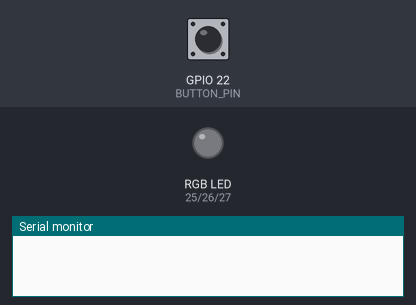
This sketch was run on a simulated ESP32. Parts: an RGB LED mixed from three pins (HIGH = lit), the last lines printed to the serial monitor. Dashed ring = blinking. Inputs (shaded band) come from the test bench; at power-on: GPIO 22 (BUTTON_PIN) HIGH. Dim RGB values are drawn brighter than linear.

Above: at 1.2 s.
1.3 s: GPIO 22 (BUTTON_PIN) pulled LOW for 0.15 s
At 2.1 s:
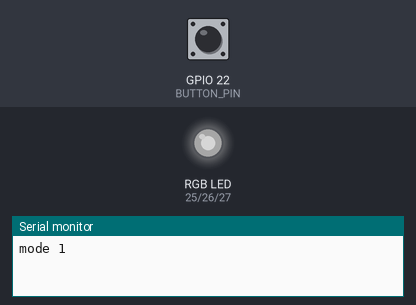
2.9 s: GPIO 22 (BUTTON_PIN) pulled LOW for 1 s
At 3.4 s:
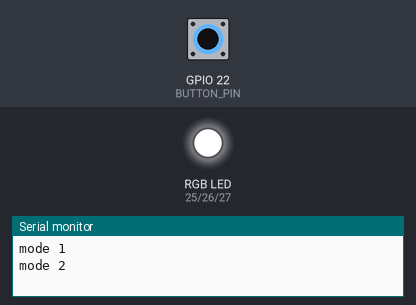
5.4 s: GPIO 22 (BUTTON_PIN) pulled LOW for 0.15 s
At 6.15 s:
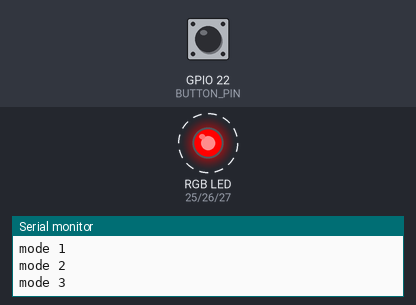
8.5 s: GPIO 22 (BUTTON_PIN) pulled LOW for 3.2 s
Timing chart, 0 to 11.5 s (numbered marks = the images above; inputs shaded):
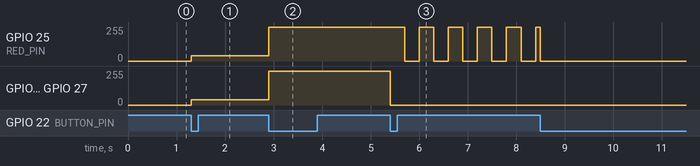

Measured:
- after the input at 1.3 s, GPIO 25 (RED_PIN), GPIO 26 (GREEN_PIN), GPIO 27 (BLUE_PIN): 0/255 → 40/255 at once
- after the input at 2.9 s, GPIO 25 (RED_PIN), GPIO 26 (GREEN_PIN), GPIO 27 (BLUE_PIN): 40/255 → 255/255 at once
- after the input at 5.4 s, GPIO 25 (RED_PIN): alternates 255/255 for 0.30 s and 0/255 for 0.30 s, starting after 0.30 s; GPIO 26 (GREEN_PIN), GPIO 27 (BLUE_PIN): 255/255 → 0/255 at once

The sketch:

challenge_headlamp.ino
```cpp
// ESP32 From Zero - Episode 6 challenge (one solution): the smart camping headlamp
// RGB LED on GPIO 25/26/27, button on GPIO 22.
// Modes: 0 off, 1 dim white, 2 bright white, 3 red blink. A press goes to the next mode,
// BUT if the lamp has been on (any mode except 0) for 3 seconds or more, the next press switches it straight off.

const int RED_PIN = 25;
const int GREEN_PIN = 26;
const int BLUE_PIN = 27;
const int BUTTON_PIN = 22;
const bool COMMON_ANODE = false;

int mode = 0;
unsigned long lastPress = 0;   // when the mode last changed (ms)
bool redOn = false;
unsigned long lastBlink = 0;

int lastState = HIGH;
unsigned long lastChange = 0;

void setColor(int r, int g, int b) {
  if (COMMON_ANODE) {
    r = 255 - r;
    g = 255 - g;
    b = 255 - b;
  }
  analogWrite(RED_PIN, r);
  analogWrite(GREEN_PIN, g);
  analogWrite(BLUE_PIN, b);
}

void setup() {
  pinMode(RED_PIN, OUTPUT);
  pinMode(GREEN_PIN, OUTPUT);
  pinMode(BLUE_PIN, OUTPUT);
  pinMode(BUTTON_PIN, INPUT_PULLUP);
  Serial.begin(115200);
}

void loop() {
  unsigned long now = millis();

  int state = digitalRead(BUTTON_PIN);
  if (state != lastState && now - lastChange >= 50) {
    lastChange = now;
    lastState = state;
    if (state == LOW) {
      if (mode != 0 && now - lastPress >= 3000) {
        mode = 0;              // on for 3 s or more: straight off
      } else {
        mode = mode + 1;
        if (mode > 3) {
          mode = 0;
        }
      }
      lastPress = now;
      Serial.print("mode ");
      Serial.println(mode);
    }
  }

  if (mode == 0) {
    setColor(0, 0, 0);
  } else if (mode == 1) {
    setColor(40, 40, 40);      // dim white
  } else if (mode == 2) {
    setColor(255, 255, 255);   // bright white
  } else {
    if (now - lastBlink >= 300) {
      lastBlink = now;
      redOn = !redOn;
    }
    setColor(redOn ? 255 : 0, 0, 0);
  }
}
```
